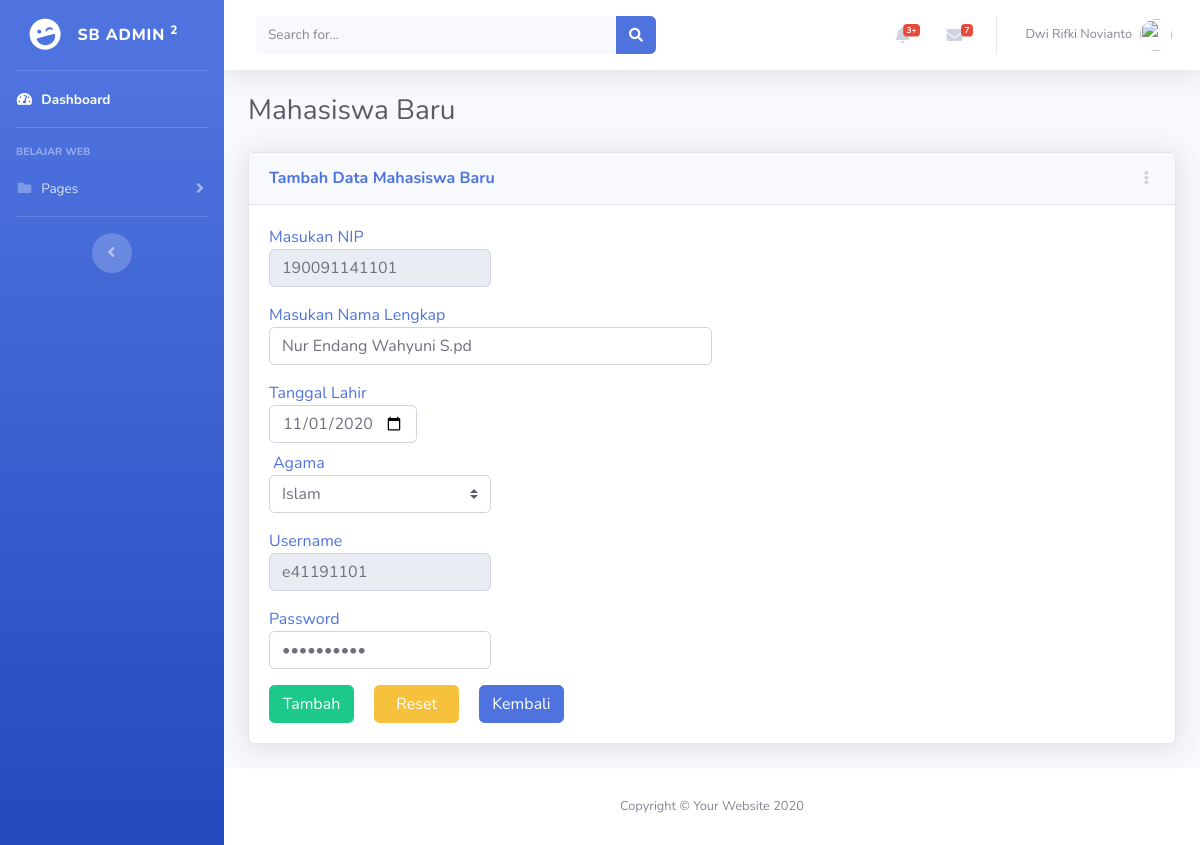
Page /editDosen.php?id=190091141101 on the committed database.
### tables this page shows
CREATE TABLE `dosen` (
  `nip` varchar(25) NOT NULL,
  `nama` varchar(250) NOT NULL,
  `tanggal_lahir` date NOT NULL,
  `agama` varchar(50) NOT NULL,
  `username` varchar(15) NOT NULL,
  `password` varchar(100) NOT NULL
);

### php/functions2.php (called while the page is built, shortened)
<?php
$db = mysqli_connect('localhost', 'root', '', 'polije');
function queryDataDosen($data){
	global $db;
	$result = mysqli_query($db, $data);
	$rows = [];
	while ($row = mysqli_fetch_assoc($result)) {
		$rows[] = $row;
	}
	return $rows;
}
 ?>

### editDosen.php (the view, shortened to what this page needs)
<?php
require 'php/functions2.php';
$id = $_GET["id"];
$mhs = queryDataDosen("SELECT * FROM dosen WHERE nip = '$id'")[0];
?>
<!DOCTYPE html>
<html lang="en">
<head>
  <link href="vendor/fontawesome-free/css/all.min.css" rel="stylesheet" type="text/css">
  <link href="css/sb-admin-2.min.css" rel="stylesheet">
</head>
<body id="page-top">
  <div id="wrapper">
    <?php require_once 'sidebar.php'; ?>
    <div id="content-wrapper" class="d-flex flex-column">
      <div id="content">
        <nav class="navbar navbar-expand navbar-light bg-white topbar mb-4 static-top shadow">
          <form class="d-none d-sm-inline-block form-inline mr-auto ml-md-3 my-2 my-md-0 mw-100 navbar-search">
            <div class="input-group">
              <input type="text" class="form-control bg-light border-0 small" placeholder="Search for..." aria-label="Search" aria-describedby="basic-addon2">
              <div class="input-group-append">
                <button class="btn btn-primary" type="button">
                  <i class="fas fa-search fa-sm"></i>
                </button>
              </div>
            </div>
          </form>
          <ul class="navbar-nav ml-auto">
            <li class="nav-item dropdown no-arrow mx-1">
              <a class="nav-link dropdown-toggle" href="#" id="alertsDropdown" role="button" data-toggle="dropdown" aria-haspopup="true" aria-expanded="false">
                <i class="fas fa-bell fa-fw"></i>
                <span class="badge badge-danger badge-counter">3+</span>
              </a>
            </li>
            <li class="nav-item dropdown no-arrow mx-1">
              <a class="nav-link dropdown-toggle" href="#" id="messagesDropdown" role="button" data-toggle="dropdown" aria-haspopup="true" aria-expanded="false">
                <i class="fas fa-envelope fa-fw"></i>
                <span class="badge badge-danger badge-counter">7</span>
              </a>
            </li>
            <li class="nav-item dropdown no-arrow">
              <a class="nav-link dropdown-toggle" href="#" id="userDropdown" role="button" data-toggle="dropdown" aria-haspopup="true" aria-expanded="false">
                <span class="mr-2 d-none d-lg-inline text-gray-600 small">Dwi Rifki Novianto</span>
                <img class="img-profile rounded-circle" src="https://source.unsplash.com/QAB-WJcbgJk/60x60">
              </a>
            </li>
          </ul>
        </nav>
        <div class="container-fluid">
          <div class="d-sm-flex align-items-center justify-content-between mb-4">
            <h1 class="h3 mb-0 text-gray-800">Mahasiswa Baru</h1>
          </div>
          <div class="row">
            <div class="col-xl-12 col-lg-7">
              <div class="card shadow mb-4">
                <div class="card-header py-3 d-flex flex-row align-items-center justify-content-between">
                  <h6 class="m-0 font-weight-bold text-primary">Tambah Data Mahasiswa Baru</h6>
                  <div class="dropdown no-arrow">
                    <a href="#" class="dropdown-toggle" role="button" id="dropdownMenuLink" data-toggle="dropdown" aria-hashpopup="true" aria-expended="false">
                      <i class="fas fa-ellipsis-v fa-sm fa-fw text-gray-400"></i>
                    </a>
                  </div>
                </div>
                <div class="card-body">
                  <form action="" method="POST">
                    <div class="form-group">
                      <label for="nip" class="text-primary mb-0">Masukan NIP</label>
                      <input type="text" class="form-control form-control-user col-md-3" name="nip" id="nip" placeholder="NIP tidak lebih dari 15 digit" autocomplete="off" value="<?= $mhs['nip']; ?>" autofocus required readonly>
                    </div>
                    <div class="form-group">
                      <label for="nama" class="text-primary mb-0">Masukan Nama Lengkap</label>
                      <input type="text" class="form-control form-control-user col-md-6" name="nama" id="nama" placeholder="Nama lengkap anda" required value="<?= $mhs['nama']; ?>">
                    </div>
                    <div class="form-group mb-2">
                      <label for="tanggal_lahir" class="text-primary mb-0">Tanggal Lahir</label>
                      <input type="date" class="form-control form-control-user col-md-2" name="tanggal_lahir" id="tanggal_lahir" value="<?= $mhs['tanggal_lahir'] ?>" required>
                    </div>
                    <div>
                      <label for="agama" class="col-md-12 mb-0 pl-1 text-primary">Agama</label>
                    </div>
                    <div class="input-group mb-3">
                      <select name="agama" class="custom-select col-md-3" id="inputGroupSelect03">
                        <option value="Islam" <?php if($mhs['agama'] =='Islam') echo 'selected'?>>Islam</option>
                      </select>
                    </div>
                    <div class="form-group">
                      <label for="username" class="text-primary mb-0">Username</label>
                      <input type="text" class="form-control form-control-user col-md-3" name="username" id="username" placeholder="Username kurang dari 15 digit" readonly required value="<?= $mhs['username']; ?>">
                    </div>
                    <div class="form-group">
                      <label for="password" class="text-primary mb-0">Password</label>
                      <input type="password" class="form-control form-control-user col-md-3" name="password" id="password" placeholder="Password kurang dari 15 digit" required value="<?= $mhs['password'] ?>">
                    </div>
                    <button type="submit" class="btn btn-success" name="submit" style="width: 85px">Tambah</button>
                    <button type="reset" class="btn btn-warning ml-3" style="width: 85px">Reset</button>
                    <button class="btn btn-primary ml-3"><a href="mahasiswa.php" class="text-white" style="text-decoration: none;" style="width: 85px">Kembali</a></button>
                  </form>
                </div>
              </div>
            </div>
          </div>
        </div>
        <footer class="sticky-footer bg-white">
          <div class="container my-auto">
            <div class="copyright text-center my-auto">
              <span>Copyright &copy; Your Website 2020</span>
            </div>
          </div>
        </footer>
      </div>
    </div>
  </body>
  </html>

### rows in the picture
dosen: nip "190091141101", nama "Nur Endang Wahyuni S.pd", tanggal_lahir "11/01/2020", agama "Islam", username "e41191101"
